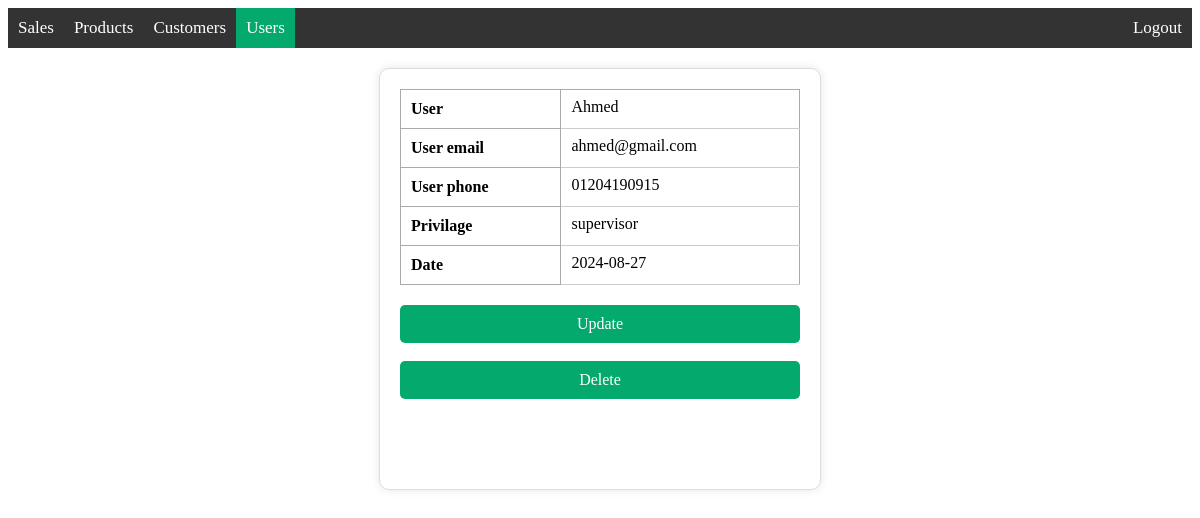
The app's page /info_user/3 (signed in) with its own data.
### models/user.py (models this page shows)
class User(db.Model, UserMixin):
    __tablename__ = 'user'
    id = db.Column(db.Integer, primary_key=True)
    user_name = db.Column(db.String(200), nullable=False)
    user_email = db.Column(db.String(200), nullable=False)
    user_phone = db.Column(db.String(15))
    password = db.Column(db.String(128), nullable=False)
    active = db.Column(db.Boolean(), default=True)
    roles = db.relationship('Role', secondary='user_roles', backref='roled')
    date = db.Column(db.DateTime, default=datetime.now(pytz.UTC))
    fs_uniquifier = db.Column(db.String(90), nullable=False, unique=True,
                              default=generate_unique_value)

class Role(db.Model, RoleMixin):
    __tablename__ = 'role'
    id = db.Column(db.Integer, primary_key=True)
    name = db.Column(db.String(50), unique=True)

### app.py (the view)
@app.route('/info_user/<int:id>', methods=['GET'])
@roles_accepted('admin', 'supervisor')
def info_user(id):
    user = User.query.get_or_404(id)
    return render_template('info_user.html', user=user)

### templates/info_user.html (shortened to what this page needs)
{% extends 'base.html' %}
{% block body %}
<div class="content">
    {% block navbar %}
    <div class='topnav'>
        <a href='/view_sale'>Sales</a>
        <a href='/view_product'>Products</a>
        <a href='/view_customer'>Customers</a>
        {% if current_user.has_role('admin') or current_user.has_role('supervisor')%}
        <a class='active' href='/view_user'>Users</a>
        {% endif %}
        <a class='logout' href='/logout'>Logout</a>
    </div>
    {% endblock %}
    <div class="info">
        <div class="table_box">
            <table>
                <tr>
                    <th>User</th>
                    <td>{{ user.user_name }}</td>
                </tr>
                <tr>
                    <th>User email</th>
                    <td>{{ user.user_email }}</td>
                </tr>
                <tr>
                    <th>User phone</th>
                    <td>{{ user.user_phone }}</td>
                </tr>
                <tr>
                    <th>Privilage</th>
                    <td>{{ user.roles[0].name }}</td>
                </tr>
                <tr>
                    <th>Date</th>
                    <td>{{ user.date.date() }}</td>
                </tr>
            </table>
        </div>
        <div class="edit">
            {% if current_user.has_role('admin') or current_user.has_role('editor')%}
            <a href="/update_user/{{user.id}}" id="update">Update</a>
            <br/>
            <a href="{{ url_for('delete_user', id=user.id) }}" onclick="return confirm('are you sure you want delete this record?!')" id="delete">Delete</a>
            {% endif %}
        </div>
    </div>
</div>
{% endblock %}

### static/main.css (style rules this page uses)
.view table, td, th { border: 1px solid #aaa; }
.topnav { width: 100%; background-color: #333; padding: 0px; display: flex; justify-content: space-between; align-items: center; }
.topnav a { color: #fff; text-decoration: none; padding: 10px; font-size: 17px; }
.topnav a.logout { margin-left: auto; }
.topnav a.active { background-color: #04AA6D; color: white; }
.info { width: 400px; height: 380px; margin: 20px auto; padding: 20px; background-color: #fff; border: 1px solid #ddd; border-radius: 10px; box-shadow: 0 0 10px rgba(0, 0, 0, 0.1); display: flex; flex-direction: column; }
.table_box { width: 100%; }
.table_box table { width: 100%; border-collapse: collapse; }
.table_box th, td { padding: 10px; text-align: left; }
.table_box th { font-weight: bold; }
.table_box td { border-bottom: 1px solid #ccc; padding-top: 5px; }
#update { font-size: 16px; display: block; color: #fff; background-color: #04AA6D; text-align: center; padding: 10px 0; border: none; text-decoration: none; margin-top: 20px; border-radius: 5px; width: 100%; transition: background-color 0.3s ease; }
#delete { font-size: 16px; display: block; color: #fff; background-color: #04AA6D; text-align: center; padding: 10px 0; border: none; text-decoration: none; margin-top: 0; border-radius: 5px; width: 100%; transition: background-color 0.3s ease; }

### records on screen
User: user_name "Ahmed", user_email "ahmed@gmail.com", user_phone "01204190915", date "2024-08-27"
Role: name "supervisor"
